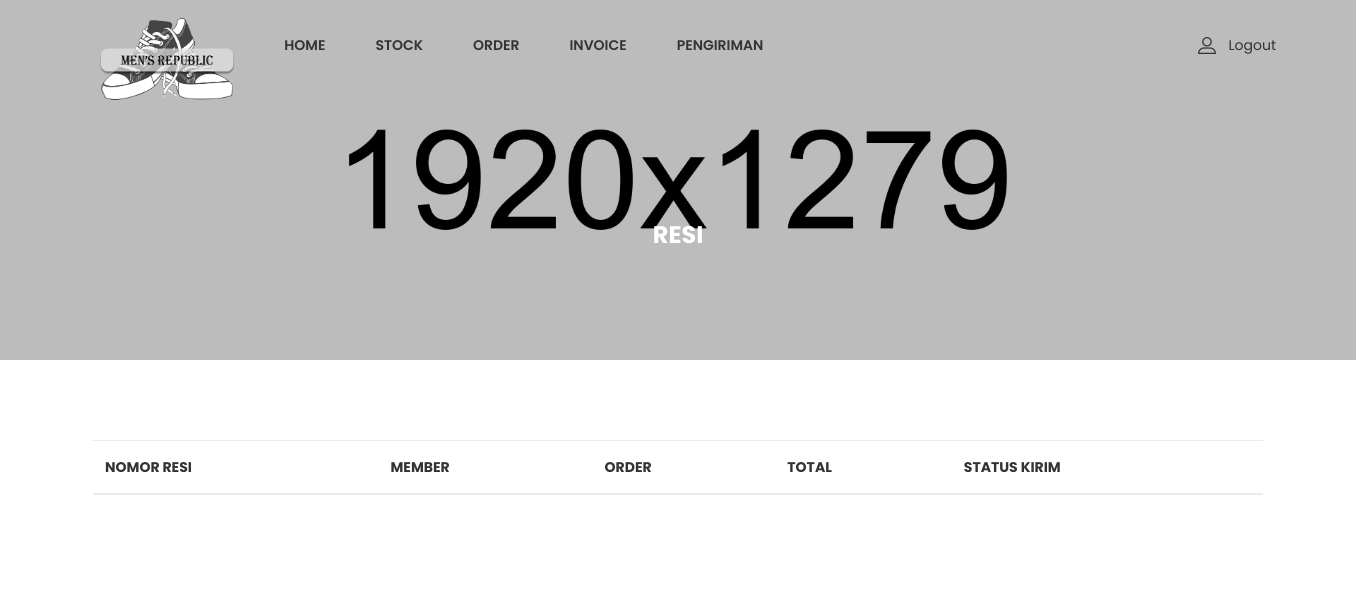
Before: /admin/admin_page.php?page=list_pengiriman with the older database file.
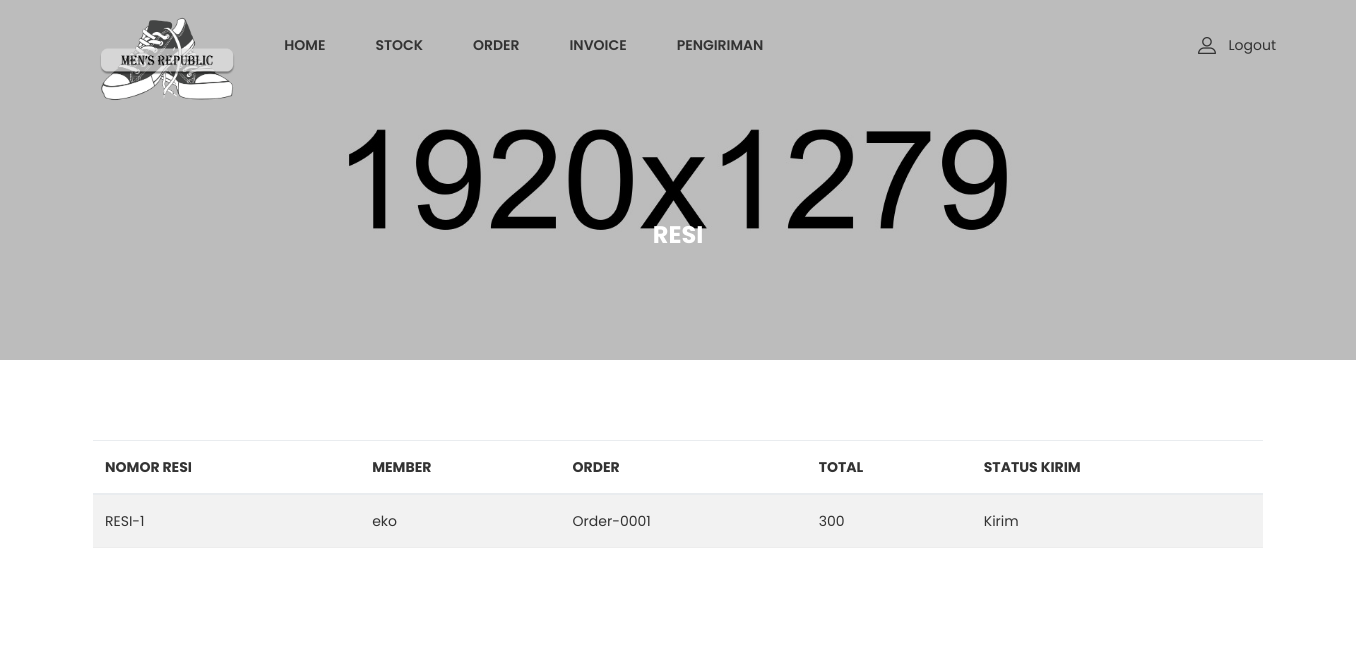
After: the same page with the newer database file.
### tables this page shows
CREATE TABLE `resi` (
  `id_resi` int(11) NOT NULL,
  `nomor_resi` varchar(25) DEFAULT NULL,
  `id_member` int(11) DEFAULT NULL,
  `id_status_kirim` int(11) DEFAULT NULL,
  `id_status_trans` int(11) DEFAULT NULL,
  `id_order` int(11) NOT NULL,
  `total_harga` float DEFAULT NULL,
  `tanggal_trans` date DEFAULT NULL
);

CREATE TABLE `member` (
  `id_member` int(11) NOT NULL,
  `nama` varchar(100) DEFAULT NULL,
  `member_active` tinyint(1) DEFAULT NULL,
  `alamat` varchar(100) DEFAULT NULL,
  `email` varchar(100) DEFAULT NULL,
  `tanggal_lahir` date DEFAULT NULL
);

CREATE TABLE `order_list` (
  `id_order` int(11) NOT NULL,
  `order_num` varchar(25) DEFAULT NULL,
  `deskripsi` text DEFAULT NULL,
  `id_member` int(11) DEFAULT NULL,
  `id_status_order` int(11) DEFAULT NULL,
  `tanggal_order` date DEFAULT NULL,
  `tanggal_kirim` date DEFAULT NULL,
  `total_harga` float DEFAULT NULL
);

CREATE TABLE `status_kirim` (
  `id_status_kirim` int(11) NOT NULL,
  `nama_status_kirim` varchar(50) DEFAULT NULL
);

### admin/list_pengiriman.php (the view)
<div class="ht__bradcaump__area bg-image--6">
    <div class="container">
        <div class="row">
            <div class="col-lg-12">
                <div class="bradcaump__inner text-center">
                    <h2 class="bradcaump-title">Resi</h2>
                </div>
            </div>
        </div>
    </div>
</div>
<section class="my_account_area pt--80 pb--55 bg--white">
    <div class="container">
        <div class="card-body table-responsive p-0">
            <table class="table table-hover table-striped table-valign-middle">
                <thead>
                    <tr>
                        <th>Nomor Resi</th>
                        <th>Member</th>
                        <th>Order</th>
                        <th>Total</th>
                        <th>Status Kirim</th>
                    </tr>
                </thead>
                <?php
                include '../func/koneksi.php';
                $data = mysqli_query($koneksi, "select * from resi INNER JOIN member ON resi.id_member=member.id_member INNER JOIN order_list ON resi.id_order=order_list.id_order INNER JOIN status_kirim ON resi.id_status_kirim=status_kirim.id_status_kirim");
                while($d = mysqli_fetch_array($data)){
            ?>
                <tbody>
                    <tr>
                        <td><?php echo $d['nomor_resi'] ?></td>
                        <td><?php echo $d['nama'] ?></td>
                        <td><?php echo $d['order_num'] ?></td>
                        <td><?php echo $d['total_harga'] ?></td>
                        <td><?php echo $d['nama_status_kirim'] ?></td>
                    </tr>
                </tbody>
                <?php
                }
            ?>
            </table>
        </div>
    </div>
</section>

Changed rows visible on the page:
added resi: nomor_resi "RESI-1", id_member.nama "eko", id_order.order_num "Order-0001", id_order.total_harga "300", id_status_kirim.nama_status_kirim "Kirim"
